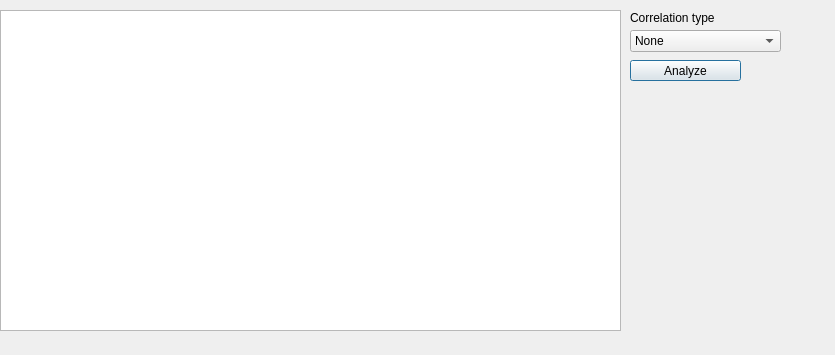
<?xml version="1.0" encoding="UTF-8"?>
<ui version="4.0">
 <class>CorrelationAnalyzeDialog</class>
 <widget class="QDialog" name="CorrelationAnalyzeDialog">
  <property name="geometry">
   <rect>
    <x>0</x>
    <y>0</y>
    <width>835</width>
    <height>355</height>
   </rect>
  </property>
  <property name="windowTitle">
   <string>Dialog</string>
  </property>
  <widget class="QTableWidget" name="tableWidget">
   <property name="geometry">
    <rect>
     <x>0</x>
     <y>10</y>
     <width>621</width>
     <height>321</height>
    </rect>
   </property>
  </widget>
  <widget class="QLabel" name="label_6">
   <property name="geometry">
    <rect>
     <x>630</x>
     <y>10</y>
     <width>91</width>
     <height>16</height>
    </rect>
   </property>
   <property name="text">
    <string>Correlation type</string>
   </property>
  </widget>
  <widget class="QComboBox" name="comboBox_correlation">
   <property name="geometry">
    <rect>
     <x>630</x>
     <y>30</y>
     <width>151</width>
     <height>22</height>
    </rect>
   </property>
   <item>
    <property name="text">
     <string>None</string>
    </property>
   </item>
   <item>
    <property name="text">
     <string>Failed -&gt; Success</string>
    </property>
   </item>
   <item>
    <property name="text">
     <string>One IP -&gt; many endpoints</string>
    </property>
   </item>
  </widget>
  <widget class="QPushButton" name="CorAnalyze">
   <property name="geometry">
    <rect>
     <x>630</x>
     <y>60</y>
     <width>111</width>
     <height>21</height>
    </rect>
   </property>
   <property name="text">
    <string>Analyze</string>
   </property>
  </widget>
 </widget>
 <resources/>
 <connections/>
</ui>
